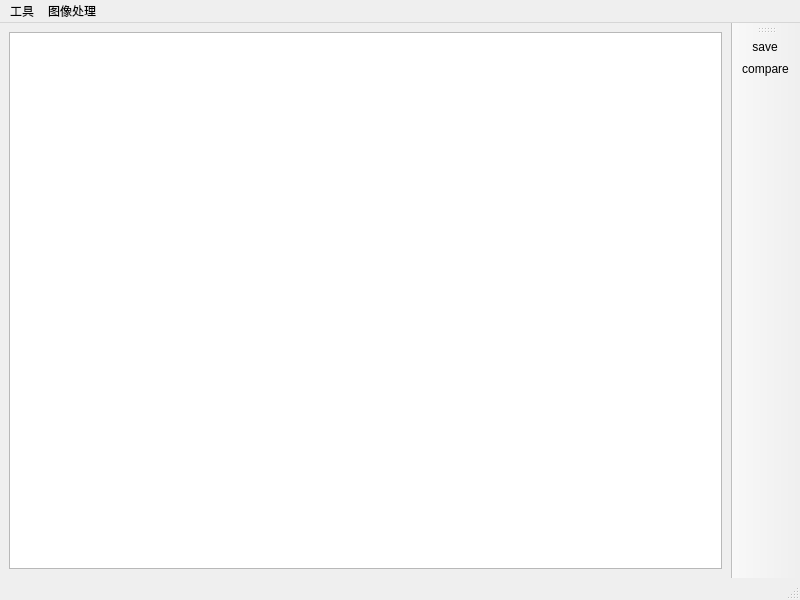
<?xml version="1.0" encoding="UTF-8"?>
<ui version="4.0">
 <class>ImageEditor</class>
 <widget class="QMainWindow" name="ImageEditor">
  <property name="geometry">
   <rect>
    <x>0</x>
    <y>0</y>
    <width>800</width>
    <height>600</height>
   </rect>
  </property>
  <property name="windowTitle">
   <string/>
  </property>
  <property name="toolTip">
   <string/>
  </property>
  <property name="toolTipDuration">
   <number>-1</number>
  </property>
  <property name="dockOptions">
   <set>QMainWindow::AllowTabbedDocks|QMainWindow::AnimatedDocks|QMainWindow::GroupedDragging|QMainWindow::VerticalTabs</set>
  </property>
  <widget class="QWidget" name="centralwidget">
   <layout class="QGridLayout" name="gridLayout">
    <item row="0" column="1" rowspan="3">
     <widget class="QGraphicsView" name="graphicsView">
      <property name="mouseTracking">
       <bool>true</bool>
      </property>
      <property name="acceptDrops">
       <bool>false</bool>
      </property>
      <property name="toolTipDuration">
       <number>-1</number>
      </property>
      <property name="verticalScrollBarPolicy">
       <enum>Qt::ScrollBarAsNeeded</enum>
      </property>
      <property name="horizontalScrollBarPolicy">
       <enum>Qt::ScrollBarAsNeeded</enum>
      </property>
      <property name="sizeAdjustPolicy">
       <enum>QAbstractScrollArea::AdjustToContents</enum>
      </property>
      <property name="dragMode">
       <enum>QGraphicsView::ScrollHandDrag</enum>
      </property>
      <property name="transformationAnchor">
       <enum>QGraphicsView::AnchorViewCenter</enum>
      </property>
      <property name="resizeAnchor">
       <enum>QGraphicsView::AnchorViewCenter</enum>
      </property>
     </widget>
    </item>
   </layout>
  </widget>
  <widget class="QMenuBar" name="menubar">
   <property name="geometry">
    <rect>
     <x>0</x>
     <y>0</y>
     <width>800</width>
     <height>23</height>
    </rect>
   </property>
   <widget class="QMenu" name="menu">
    <property name="title">
     <string>工具</string>
    </property>
    <addaction name="separator"/>
    <addaction name="historgram"/>
    <addaction name="statics"/>
   </widget>
   <widget class="QMenu" name="menu_2">
    <property name="title">
     <string>图像处理</string>
    </property>
    <widget class="QMenu" name="blur">
     <property name="title">
      <string>滤波</string>
     </property>
     <addaction name="boxblur"/>
     <addaction name="guassian"/>
     <addaction name="medianblur"/>
     <addaction name="bilateralblur"/>
    </widget>
    <addaction name="blur"/>
   </widget>
   <addaction name="menu"/>
   <addaction name="menu_2"/>
  </widget>
  <widget class="QStatusBar" name="statusBar">
   <property name="mouseTracking">
    <bool>true</bool>
   </property>
  </widget>
  <widget class="QToolBar" name="toolBar">
   <property name="sizePolicy">
    <sizepolicy hsizetype="Fixed" vsizetype="Preferred">
     <horstretch>0</horstretch>
     <verstretch>0</verstretch>
    </sizepolicy>
   </property>
   <property name="windowTitle">
    <string>toolBar_2</string>
   </property>
   <property name="allowedAreas">
    <set>Qt::AllToolBarAreas</set>
   </property>
   <property name="orientation">
    <enum>Qt::Vertical</enum>
   </property>
   <attribute name="toolBarArea">
    <enum>RightToolBarArea</enum>
   </attribute>
   <attribute name="toolBarBreak">
    <bool>false</bool>
   </attribute>
   <addaction name="saveimage"/>
   <addaction name="actioncompare"/>
  </widget>
  <action name="historgram">
   <property name="text">
    <string>直方图</string>
   </property>
  </action>
  <action name="statics">
   <property name="checkable">
    <bool>true</bool>
   </property>
   <property name="text">
    <string>统计信息</string>
   </property>
  </action>
  <action name="boxblur">
   <property name="text">
    <string>方框滤波</string>
   </property>
  </action>
  <action name="guassian">
   <property name="text">
    <string>高斯滤波</string>
   </property>
  </action>
  <action name="saveimage">
   <property name="icon">
    <iconset resource="../resource.qrc">
     <normaloff>:/tool_icon/resource/save_icon.png</normaloff>:/tool_icon/resource/save_icon.png</iconset>
   </property>
   <property name="text">
    <string>save</string>
   </property>
   <property name="shortcut">
    <string>Ctrl+S</string>
   </property>
  </action>
  <action name="medianblur">
   <property name="text">
    <string>中值滤波</string>
   </property>
   <property name="shortcutContext">
    <enum>Qt::WindowShortcut</enum>
   </property>
  </action>
  <action name="bilateralblur">
   <property name="text">
    <string>双边滤波</string>
   </property>
  </action>
  <action name="actioncompare">
   <property name="icon">
    <iconset resource="../resource.qrc">
     <normaloff>:/tool_icon/resource/compare.png</normaloff>:/tool_icon/resource/compare.png</iconset>
   </property>
   <property name="text">
    <string>compare</string>
   </property>
   <property name="toolTip">
    <string>compare</string>
   </property>
  </action>
 </widget>
 <resources>
  <include location="../resource.qrc"/>
 </resources>
 <connections/>
</ui>
